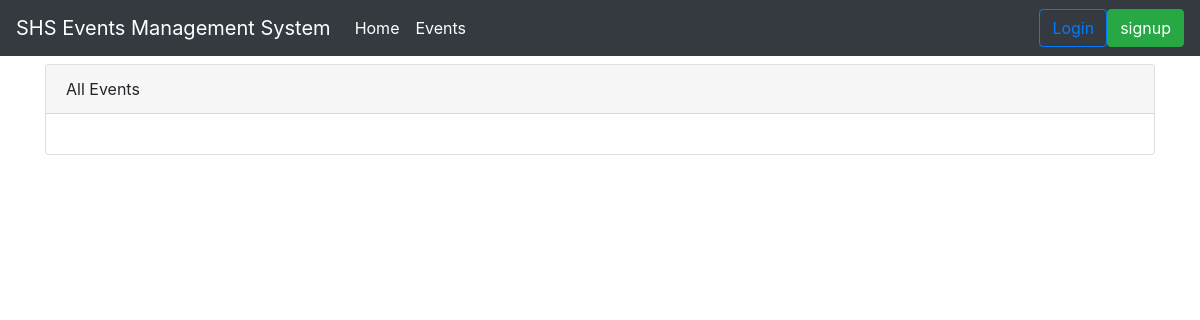
/events/, run on an earlier commit of the app's database.
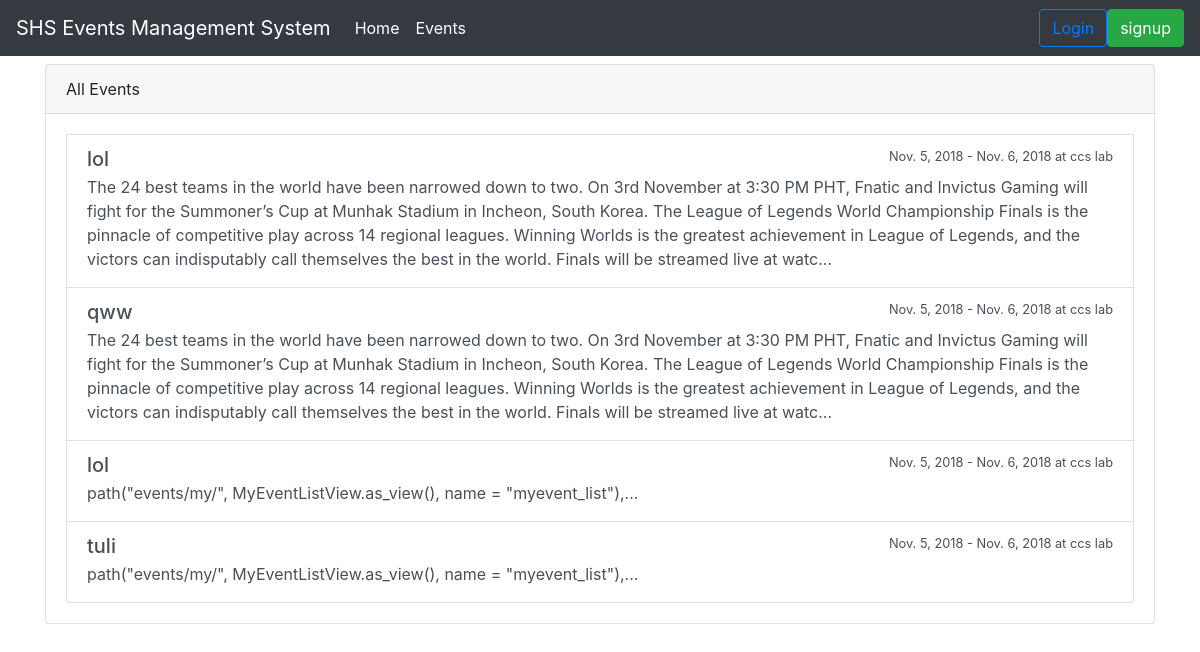
And on a later commit of the database.
### events/models.py (models this page shows, shortened)
class Event(models.Model):
    name = models.CharField("Name of Event",
        max_length = 100, default = "")
    description = models.TextField("Descripton",
        max_length = 2000, blank = True)
    max_slots = models.IntegerField("Max Slots",
        blank = True, null = True)
    date_from = models.DateField("Start Date")
    date_to = models.DateField("End Date")
    time_from = models.TimeField("Start Time")
    time_to = models.TimeField("End Time")
    venue = models.CharField("Venue", max_length = 100)
    date_created = models.DateTimeField("Date Created",
        auto_now_add = True)
    creator = models.ForeignKey(
        to="users.Participant",
        on_delete = models.CASCADE)

### events/views.py (the view)
# urls.py: path("events/", EventListView.as_view(), name = "event_list"),
class EventListView(ListView):
    model = Event
    template_name = "event_list.html"
    context_object_name = "event_list"

### templates/event_list.html (shortened to what this page needs)
{% extends "base.html" %}
{% block content %}
<div class="card mt-2">
        <div class="card-header">
          All Events
        </div>
        <div class="card-body">
                {% for event in event_list %}
                        <a href="{% url 'event_detail' event.pk %}" class="list-group-item list-group-item-action flex-column align-items-start">
                          <div class="d-flex w-100 justify-content-between">
                            <h5 class="mb-1">{{ event.name }}</h5>
                            <small>{{ event.date_from }} - {{ event.date_to }} at {{ event.venue }}</small>
                          </div>
                          <p class="mb-1"> {{ event.description | slice:":500" }}...</p>
                        </a>
                {% endfor %}
            </div>
         </div>
      </div>
{% endblock %}

### templates/base.html (shortened to what this page needs)
<!doctype html>
<html lang="en">
  <head>
    <link rel="stylesheet" href="https://stackpath.bootstrapcdn.com/bootstrap/4.1.3/css/bootstrap.min.css">
  </head>
  <body>
        <nav class="navbar navbar-expand-lg navbar-dark bg-dark">
                <a class="navbar-brand" href="{% url 'home' %}">SHS Events Management System</a>
                <div class="collapse navbar-collapse" id="navbarSupportedContent">
                  <ul class="navbar-nav mr-auto">
                    <li class="nav-item active">
                      <a class="nav-link" href="{% url 'home' %}">Home <span class="sr-only">(current)</span></a>
                    </li>
                    <li class="nav-item active">
                      <a class="nav-link" href="{% url 'event_list' %}">Events</a>
                    </li>
                  </ul>
                  {% if user.is_authenticated %}
                  <div class="btn-group">
                        <button type="button" class="btn btn-secondary dropdown-toggle" data-toggle="dropdown" aria-haspopup="true" aria-expanded="false">
                            {{user.username}}
                        </button>
                        <div class="dropdown-menu dropdown-menu-right">
                          <a href ="{% url 'logout' %}"><button class="dropdown-item" type="button">Logout</button>
                            </a>
                        </div>
                      </div>
                      {% else %}
                        <a href ="{% url 'login' %}">
                                <button type="button"
                                class="btn btn-outline-primary">
                                Login</button>
                        </a>
                        <a href="{% url 'signup' %}">
                        <button type="button" class="btn btn-success">signup</button>
                        </a>
                    {% endif %}
                </div>
              </nav>
   <div class="container">
        {% block content %}
        {% endblock %}
  </body>
</html>

What changed in the data, as far as the page shows it:
added Event: name "lol", date_from "Nov. 5, 2018", date_to "Nov. 6, 2018", venue "ccs lab", description "The 24 best teams in the world have been narrowed down to two. On 3rd November at 3:30 PM PHT, Fnatic and Invictus Gaming will fight for the Summoner’s Cup at Munhak Stadium in Incheon, South Korea. The League of Legends World Championship Finals is the pinnacle of competitive play across 14 regional leagues. Winning Worlds is the greatest achievement in League of Legends, and the victors can indisputably call themselves the best in the world. Finals will be streamed live at watc"
added Event: name "qww", date_from "Nov. 5, 2018", date_to "Nov. 6, 2018", venue "ccs lab", description "The 24 best teams in the world have been narrowed down to two. On 3rd November at 3:30 PM PHT, Fnatic and Invictus Gaming will fight for the Summoner’s Cup at Munhak Stadium in Incheon, South Korea. The League of Legends World Championship Finals is the pinnacle of competitive play across 14 regional leagues. Winning Worlds is the greatest achievement in League of Legends, and the victors can indisputably call themselves the best in the world. Finals will be streamed live at watc"
added Event: name "lol", date_from "Nov. 5, 2018", date_to "Nov. 6, 2018", venue "ccs lab", description "path(\"events/my/\", MyEventListView.as_view(), name = \"myevent_list\"),"
added Event: name "tuli", date_from "Nov. 5, 2018", date_to "Nov. 6, 2018", venue "ccs lab", description "path(\"events/my/\", MyEventListView.as_view(), name = \"myevent_list\"),"
